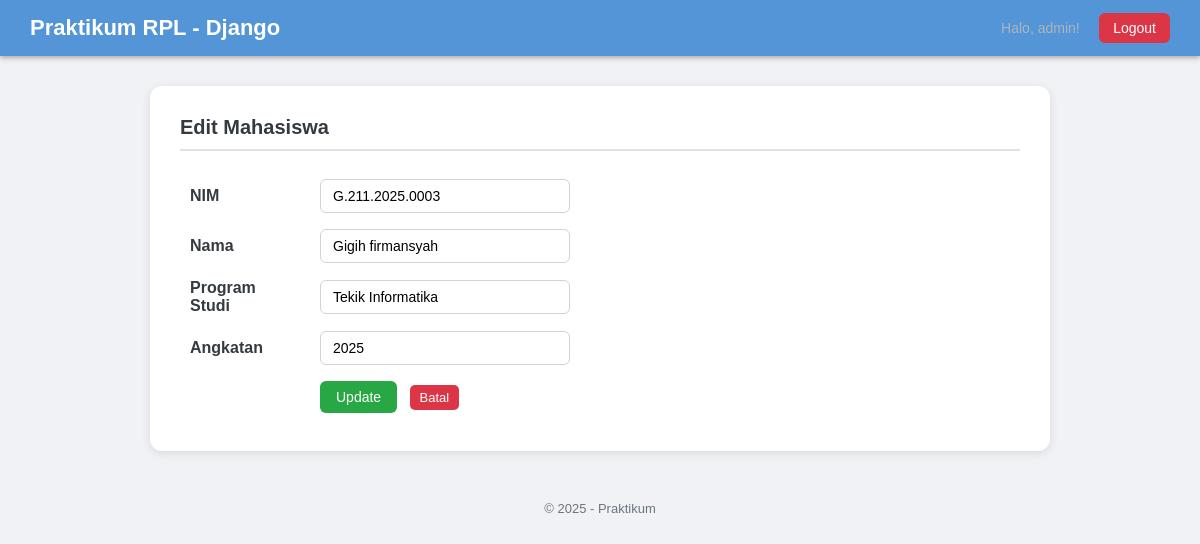
/mahasiswa/edit/3/ (signed in), run on the app's committed database.
### mahasiswa/models.py (models this page shows, shortened)
class Mahasiswa(models.Model):
    nim = models.CharField(max_length=15, unique=True)
    nama = models.CharField(max_length=100)
    programstudi = models.CharField(max_length=50)
    angkatan = models.CharField(max_length=4, default="2025")

### mahasiswa/views.py (the view, shortened to what this page needs)
# urls.py: path('edit/<int:id>/', views.edit_mahasiswa, name='edit_mahasiswa'),
@login_required(login_url='/accounts/login/')
def edit_mahasiswa(request, id):
    mhs = get_object_or_404(Mahasiswa, id=id)
    return render(request, 'mahasiswa/edit.html', {'mhs': mhs})

### mahasiswa/templates/mahasiswa/edit.html (shortened to what this page needs)
{% extends 'mahasiswa/base.html' %}
{% block content %}
<h2>Edit Mahasiswa</h2>
<form method="POST">
    <table>
        <tr>
            <td>NIM</td>
            <td><input type="text" name="nim" value="{{ mhs.nim }}" required></td>
        </tr>
        <tr>
            <td>Nama</td>
            <td><input type="text" name="nama" value="{{ mhs.nama }}" required></td>
        </tr>
        <tr>
            <td>Program Studi</td>
            <td><input type="text" name="programstudi" value="{{ mhs.programstudi }}" required></td>
        </tr>
        <tr>
            <td>Angkatan</td>
            <td><input type="number" name="angkatan" value="{{ mhs.angkatan }}" required></td>
        </tr>
        <tr>
            <td></td>
            <td>
                <button type="submit">Update</button>
                <a href="{% url 'daftar_mahasiswa' %}">Batal</a>
            </td>
        </tr>
    </table>
</form>
{% endblock %}

### mahasiswa/templates/mahasiswa/base.html (shortened to what this page needs)
{% load static %}
<!DOCTYPE html>
<html lang="id">
<head>
    <link rel="stylesheet" href="{% static 'mahasiswa/css/style.css' %}">
</head>
<body>
    <header>
        <h1>Praktikum RPL - Django</h1>
        <nav>
            {% if user.is_authenticated %}
                <span>Halo, {{ user.username }}!</span>
                <a href="{% url 'logout' %}">Logout</a>
            {% else %}
                <a href="{% url 'login' %}">Login</a>
            {% endif %}
        </nav>
    </header>
    <main>
        {% block content %}{% endblock %}
    </main>
    <footer>
        <p>&copy; 2025 - Praktikum</p>
    </footer>
</body>
</html>

### mahasiswa/static/mahasiswa/css/style.css (style rules this page uses)
* { margin: 0; padding: 0; box-sizing: border-box; }
body { font-family: Arial, sans-serif; background-color: #f0f2f5; color: #333; }
header { background-color: #5395d7; color: white; padding: 15px 30px; display: flex; justify-content: space-between; align-items: center; box-shadow: 0 2px 5px rgba(0,0,0,0.3); }
header h1 { font-size: 22px; color: white; }
header nav a { margin-left: 15px; text-decoration: none; color: white; background-color: #dc3545; padding: 7px 14px; border-radius: 6px; font-size: 14px; }
header nav span { color: #adb5bd; font-size: 14px; }
main { max-width: 900px; margin: 30px auto; background: white; padding: 30px; border-radius: 12px; box-shadow: 0 2px 10px rgba(0,0,0,0.1); }
main h2 { margin-bottom: 20px; font-size: 20px; color: #343a40; border-bottom: 2px solid #dee2e6; padding-bottom: 10px; }
table { width: 100%; border-collapse: collapse; }
table td { padding: 10px 15px; border-bottom: 1px solid #dee2e6; }
footer { text-align: center; padding: 20px; color: #6c757d; font-size: 13px; margin-top: 20px; }
table td a { display: inline-block; padding: 5px 10px; border-radius: 5px; text-decoration: none; font-size: 13px; margin-right: 5px; }
table td a:last-child { background-color: #dc3545; color: white; }
form table { border: none; width: auto; }
form table td { padding: 8px 10px; border: none; }
form table td:first-child { font-weight: bold; width: 130px; color: #343a40; }
form input[type=text], form input[type=number] { padding: 8px 12px; border: 1px solid #ced4da; border-radius: 6px; width: 250px; font-size: 14px; }
form button[type=submit] { background-color: #28a745; color: white; border: none; padding: 8px 16px; border-radius: 6px; cursor: pointer; font-size: 14px; }
form a { background-color: #6c757d; color: white; padding: 8px 16px; border-radius: 6px; text-decoration: none; font-size: 14px; margin-left: 8px; }

### data on the page
Mahasiswa: nim "G.211.2025.0003", nama "Gigih firmansyah", programstudi "Tekik Informatika", angkatan "2025"

### other printed values
{{ user.username }} "admin"
